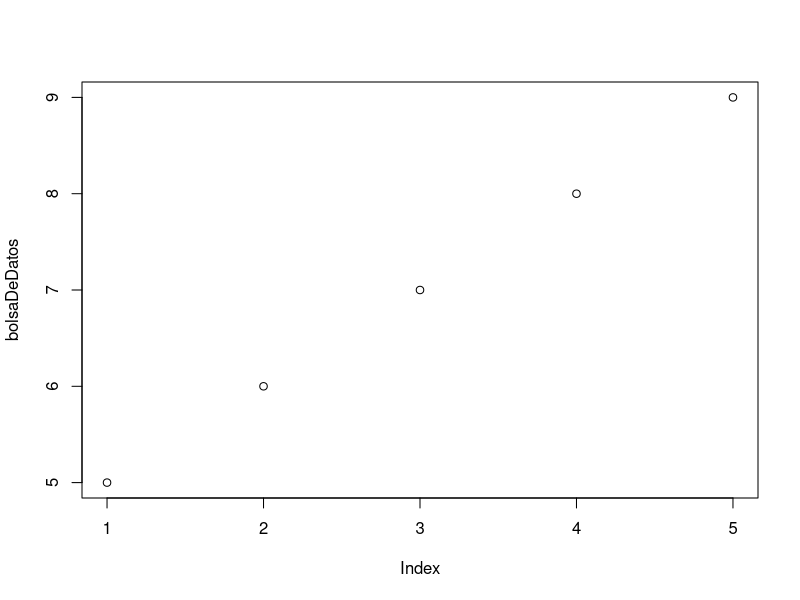
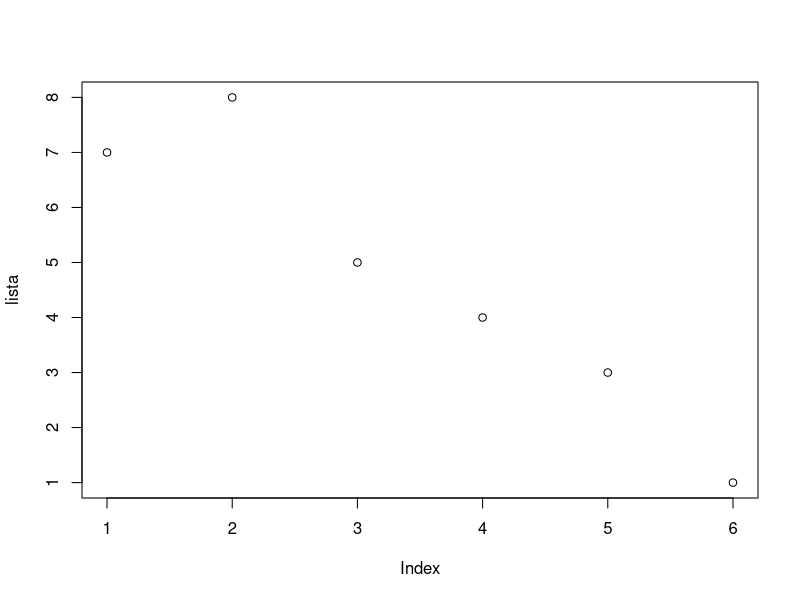

The R script that drew these images, in order:
#Asigno variable, nombrando la variable y usando <- para asignar el valor

NumeroVariable <- 3
print(NumeroVariable)

#El tipo de dato que asigno se define en la asignación.

elmejordelmundo <- "Lionel Messi"
print(elmejordelmundo)

#Puedo operar entre numeros y variables facilmente

1+1

Sumador1 <- 10
Sumador2 <- 5
print(Sumador1+Sumador2)

#Los conjuntos de datos se pueden crear con esta estructura:

bolsaDeDatos <- c(5,6,7,8,9)
print (bolsaDeDatos)
plot(bolsaDeDatos)

#Ejercicios
#  ---------------------------------------
# Crear un hola mundo
# Crear una suma de dos variables en forma directa y con variables
# Crear una resta de dos variables en forma directa y con variables
# Calcular la potencia en forma directa y con variables
# plotear un conjunto de datos

mensaje <- "Hola Mundo"
print(mensaje)
2 + 2
numeroA <- 7
numeroB <- 8
print(numeroA + numeroB)

3 - 7
numeroA <- 9
numeroB <- 4
print(numeroA - numeroB)

2**3
base <- 3
potencia <- 2
print(base**potencia)

lista <- c(7,8,5,4,3,1)
plot(lista)

somevar <- readline("Nombre")
print(somevar)
